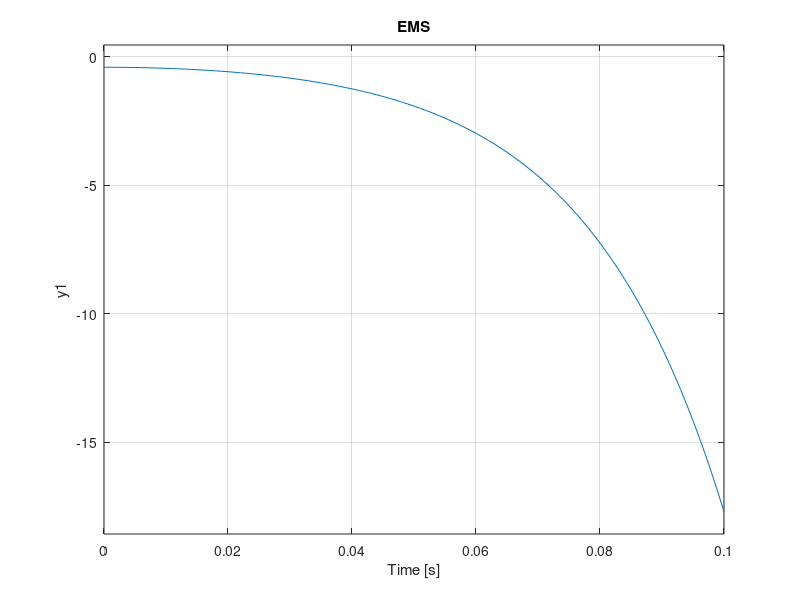
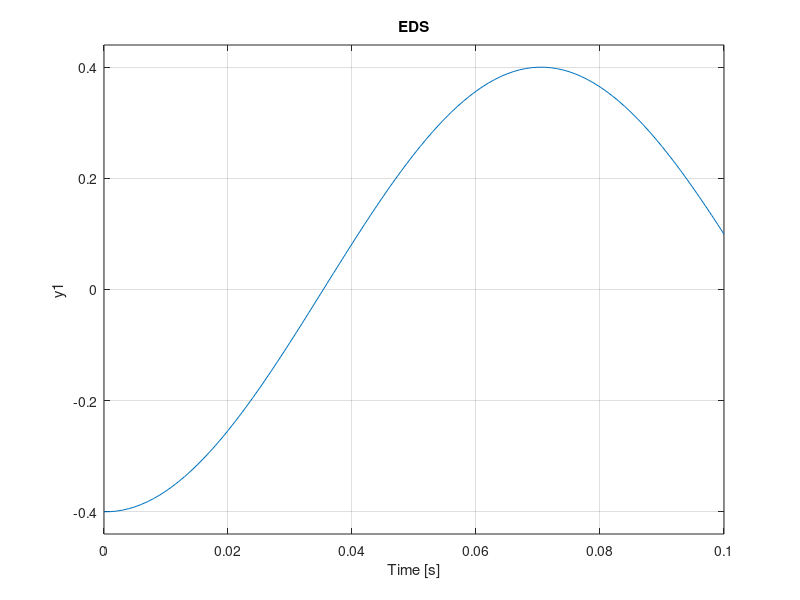

The MATLAB script that drew these images, in order:
% 
% h_EMS=tf([-2*10^3],[10^4 0 -2*10^7])
% impulse(h_EMS, 0.1); title('EMS')
% figure
% h_EDS=tf([-2*10^3],[10^4 0 -2*10^7])
% impulse(h_EDS, 0.1); title('EDS')

A=[0 1;2*10^3 0];
B=[0;-2*10^-1];
C=[1 2];
D=[0];
S_EMS=ss(A,B,C,D);
impulse(S_EMS, 0.1); title('EMS')
figure
A=[0 1;-2*10^3 0];
S_EDS=ss(A,B,C,D);
impulse(S_EDS, 0.1); title('EDS')